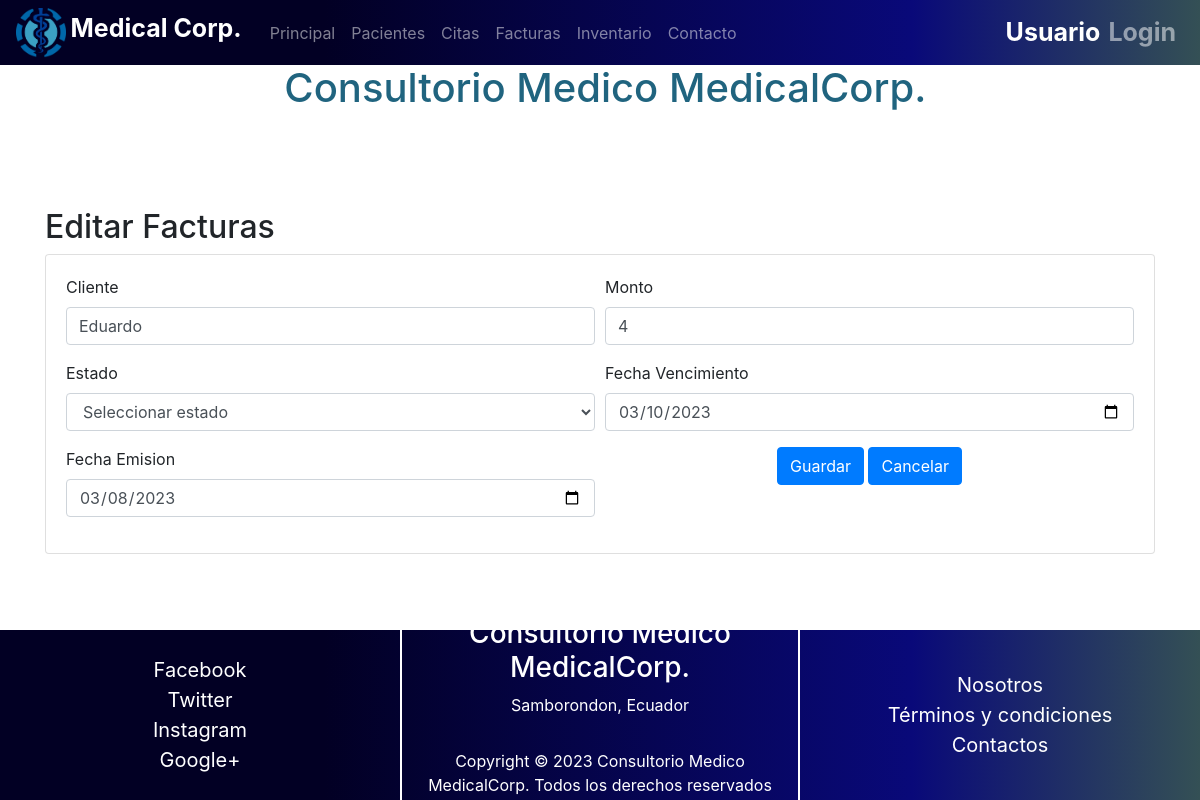
The page /Proyecto_DAW/index.php?c=facturas&f=view_edit&id=3 on the database its author committed.
### tables this page shows
CREATE TABLE `facturas` (
  `idfacturas` int NOT NULL AUTO_INCREMENT,
  `fechaemision` date NOT NULL,
  `fechavencimiento` date NOT NULL,
  `cliente` varchar(80) NOT NULL,
  `monto` int NOT NULL,
  `estado` varchar(60) NOT NULL,
  PRIMARY KEY (`idfacturas`)
);

### Proyecto_DAW/controller/FacturasController.php (called while the page is built, shortened)
<?php
require_once 'model/dao/FacturasDAO.php';
class FacturasController
{
    private $model;
    public function __construct()
    {
        $this->model = new FacturasDAO();
    }
    public function view_edit()
    {
        $id = $_REQUEST['id'];
        $factura = $this->model->selectOne($id);
        $modeloCat = new FacturasDAO();
        $categorias = $modeloCat->selectAll();
        $titulo = "Editar Facturas";
        require_once VFACTURAS . 'edit.php';
    }
}

### Proyecto_DAW/controller/FrontController.php (called while the page is built, shortened)
<?php
class FrontController {
    public function ruteo() {
        $funcion = (!empty($_REQUEST['f']))?htmlentities($_REQUEST['f']):FUNCION_PRINCIPAL;
        $cont = new  $controlador();
        $cont->$funcion();
    }
}

### Proyecto_DAW/index.php (called while the page is built)
<?php
    require_once 'controller/FrontController.php';
    $front = new FrontController();
    $front->ruteo();

### Proyecto_DAW/config/Conexion.php (called while the page is built)
<?php
class Conexion {
    public static function getConexion() {
         $dsn = 'mysql:host=localhost;port=3306;dbname=' . DBNAME;
        $conexion = null;
        try {
            $conexion = new PDO($dsn, DBUSER, DBPASSWORD);
             $conexion->setAttribute(PDO::ATTR_ERRMODE, PDO::ERRMODE_EXCEPTION);
        } catch (Exception $e) {
            echo $e;
            die("error " . $e->getMessage());
        }
        return $conexion;
    }
}

### Proyecto_DAW/model/dao/FacturasDAO.php (called while the page is built, shortened)
<?php
require_once 'config/Conexion.php';
class FacturasDAO
{
    private $con;
    public function __construct()
    {
        $this->con = Conexion::getConexion();
    }
    public function selectAll()
    {
        $sql = "SELECT * FROM facturas";
        $stmt = $this->con->prepare($sql);
        $stmt->execute();
        $resultados = $stmt->fetchAll(PDO::FETCH_ASSOC);
        return $resultados;
    }
    public function selectOne($id) {
        $sql = "select * from facturas where ".
        "idfacturas=:id";
        $stmt = $this->con->prepare($sql);
        $data = ['id' => $id];
        $stmt->execute($data);
        $producto = $stmt->fetch(PDO::FETCH_ASSOC);
        return $producto;
    }
}

### Proyecto_DAW/view/facturas/facturas.edit.php (the view, shortened to what this page needs)
<div class="container">
    <h2>
        <?php echo $titulo ?>
    </h2>
    <div class="card card-body">
        <form action="index.php?c=facturas&f=edit" method="POST" name="formFacturaNuevo" id="formFacturaNuevo">
            <div class="form-row">
                <div class="form-group col-sm-6">
                    <label for="cliente">Cliente</label>
                    <input type="text" name="cliente" id="cliente" value="<?php echo $factura['cliente']; ?>"
                        class="form-control" placeholder="Nombres del Cliente" required>
                </div>
                <div class="form-group col-sm-6">
                    <label for="monto">Monto</label>
                    <input type="number" name="monto" id="monto" value="<?php echo $factura['monto']; ?>" class="form-control" placeholder="Monto total"
                        required>
                </div>
                <div class="form-group col-sm-6">
                    <label for="estado">Estado</label>
                    <select name="estado" id="estado" class="form-control" required>
                        <option value="">Seleccionar estado</option>
                    </select>
                </div>
                <div class="form-group col-sm-6">
                    <label for="fechavencimiento">Fecha Vencimiento</label>
                    <input type="date" name="fechavencimiento" id="fechavencimiento" value="<?php echo $factura['fechavencimiento']; ?>" class="form-control" placeholder="Fecha de Vencimiento"
                        required>
                </div>
                <div class="form-group col-sm-6">
                    <label for="fechaemision">Fecha Emision</label>
                    <input type="date" name="fechaemision" id="fechaemision" value="<?php echo $factura['fechaemision']; ?>" class="form-control" placeholder="Fecha de Emision"
                        required>
                </div>
                <div class="form-group mx-auto">
                    <button type="submit" class="btn btn-primary"
                        onclick="if (!confirm('Esta seguro de modificar esta cita?')) return false;">Guardar</button>
                    <a href="index.php?c=facturas&f=index" class="btn btn-primary">Cancelar</a>
                </div>
            </div>
        </form>
    </div>
</div>

### rows shown on the page
facturas: cliente "Eduardo", monto "4", fechavencimiento "03/10/2023", fechaemision "03/08/2023"

### other values the page prints
$titulo "Editar Facturas"
